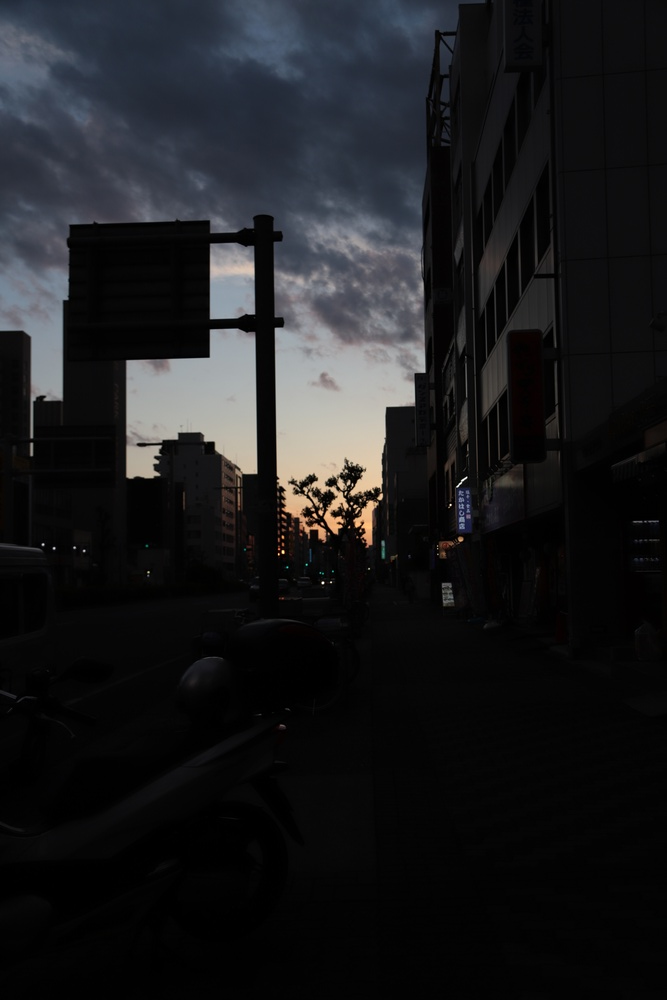
#> input picture Class02/dark/dark.JPG, 667 x 1000 px, shrunk from 4160 x 6240 before the run, found by its file name
$ python Demo02.py
#> lines starting #> are read from the running program, lines starting #| are printed output that depends on the picture
import cv2 as cv
import numpy as np

img_input = cv.imread('dark.jpg', cv.IMREAD_GRAYSCALE)
#> img_input: shape (1000, 667); min 0, max 255, mean 28.2

img_output = np.log(img_input)
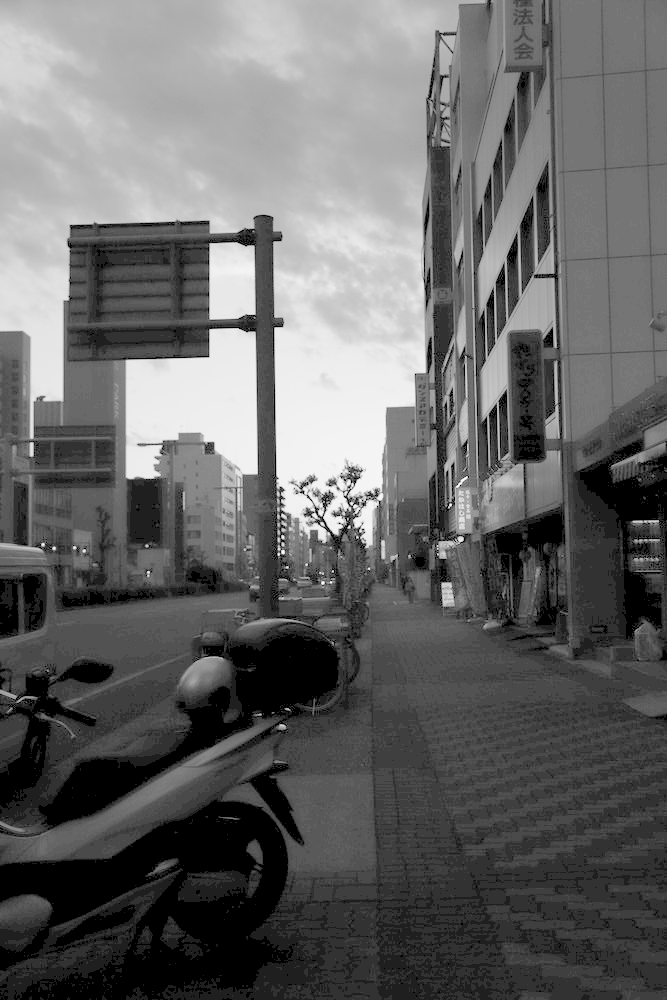
#> img_output: shape (1000, 667) float16; 3.4% of the values are NaN or infinite; the others: min 0, max 5.54, mean 2.32; drawn with min black, max white, NaN and infinite black

img_max = np.max(img_output)
#> img_max = 5.54
img_output = img_output*(255/ img_max)

img_output = np.array(img_output, dtype = np.uint8)

cv.imwrite('dark.png', img_output)
cv.imwrite('OUTPUT', img_output)
